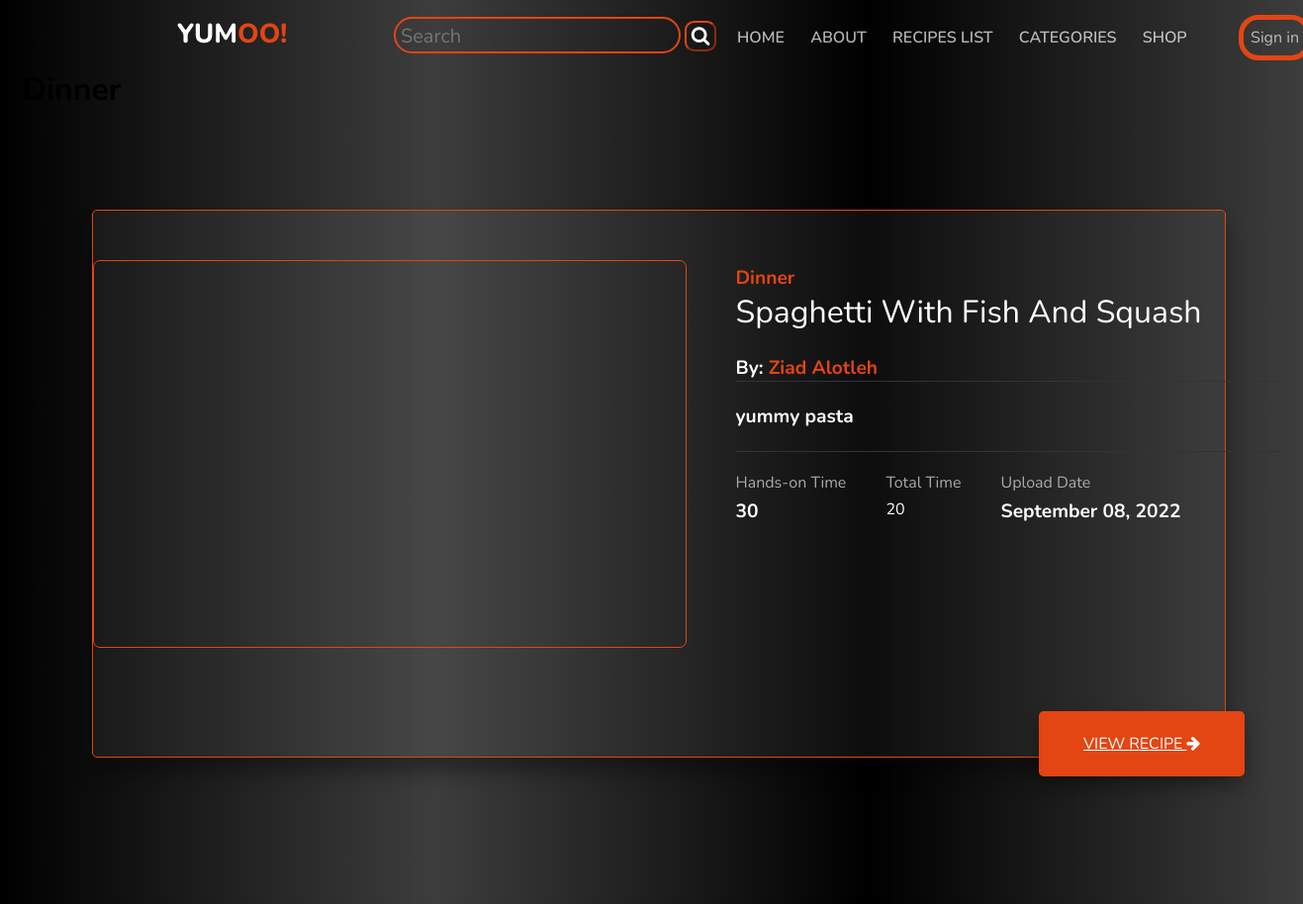
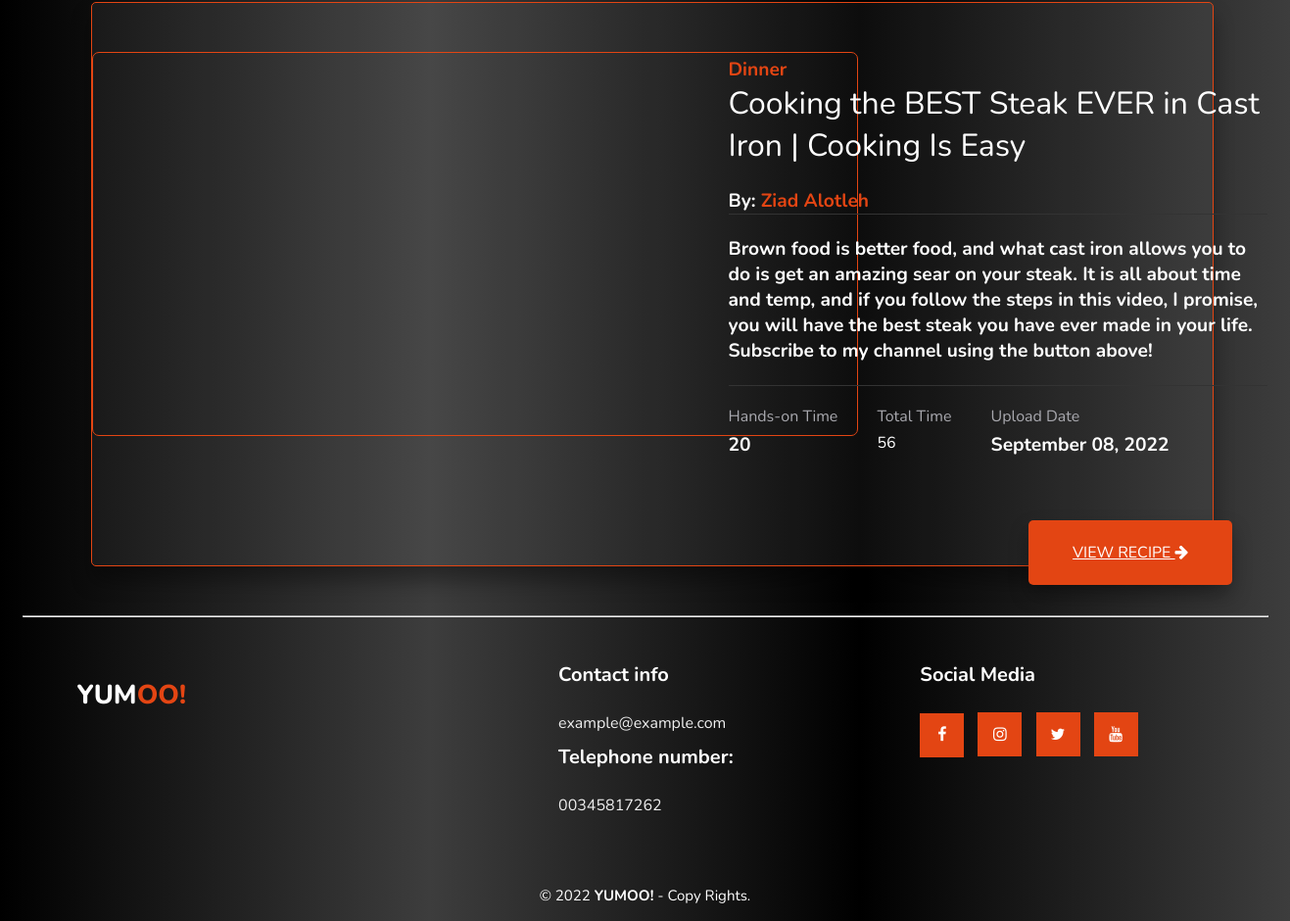
Page /category/Dinner/ on the committed database (2 pictures, top to bottom).
### recipe/models.py (models this page shows, shortened)
class Recipe(models.Model):
    author = models.ForeignKey(User, on_delete=models.CASCADE, null=True)
    title = models.CharField(max_length=200)
    description = models.TextField(max_length=500)
    ingredients = models.TextField(max_length=500)
    number_of_portions = models.CharField(max_length=100)
    preparation_time = models.CharField(max_length=30)
    total_time = models.CharField(max_length=30)
    upload_date = models.DateTimeField(auto_now_add=True)
    updated_date = models.DateTimeField(auto_now=True)
    video = models.FileField(upload_to='videos/', blank=True)
    likes = models.ManyToManyField(User, related_name='recipe_page', blank=True)
    category = models.CharField(max_length=30, null=True, blank=True, default="Other",
                                choices=recipe_category_choices
                                )
    external_video = EmbedVideoField(verbose_name="My online video",
                                     help_text="Your recipe video", blank=True
                                     )
    class Meta:
        ordering = ["pk"]

### user/models.py (models this page shows, shortened)
class Profile(models.Model):
    user = models.OneToOneField(User, on_delete=models.CASCADE)
    first_name = models.CharField(max_length=40, null=True)
    last_name = models.CharField(max_length=50, null=True)
    email = models.EmailField()
    website_url = models.CharField(max_length=255, blank=True, null=True)
    facebook_url = models.CharField(max_length=255, blank=True, null=True)
    twitter_url = models.CharField(max_length=255, blank=True, null=True)
    instagram_url = models.CharField(max_length=255, blank=True, null=True)
    pinterest_url = models.CharField(max_length=255, blank=True, null=True)
    country_of_origin = models.CharField(max_length=30, null=True, blank=True, default="CV", choices=COUNTRIES_CHOICES)
    biography = models.TextField()
    avatar = models.ImageField(default="default.png", upload_to='profile-pics')

### recipe/views.py (the view)
# urls.py: path('category/<str:cats>/', CategoryView, name='category'),
def CategoryView(request, cats):
    category_recipes = Recipe.objects.filter(category=cats.title())
    return render(request, 'recipes/categories.html',
                  {'cats': cats, 'category_recipes': category_recipes})

### cart/context_processors.py (called while the page is built)
def cart(request):
    return {'cart': Cart(request)}

### recipe/templates/recipes/categories.html (shortened to what this page needs)
{% extends "recipes/navbar_footer.html" %}
{% load static %}
{% load social_share %}
{% load hitcount_tags %}
{% load embed_video_tags %}
{% block content %}
<link rel="stylesheet" href="{% static '/css/recipes_list.css' %}" />
  <link
   rel="stylesheet"
   href="https://cdnjs.cloudflare.com/ajax/libs/font-awesome/5.14.0/css/all.min.css"
  />
    <link rel="stylesheet" href="https://cdnjs.cloudflare.com/ajax/libs/font-awesome/4.7.0/css/font-awesome.min.css">
{% if category_recipes %}
        <h1>{{ cats }}</h1>
  {% for recipe in category_recipes %}
 <body class="recipe_body">
  <div class="recipe_container">
      {% if recipe.external_video %}
            <div class="recipe_video">
          </div>
            <video class="recipe_video"
                   muted playsinline onmouseover="this.play()"
                   onmouseout="this.pause();this.currentTime=0;"
                         src="{{ recipe.video.url }}" type="video/mp4">
            </video>
      {% endif %}
   <div class="recipe_container_text">
       <p class="recipe_p">
          <a class="recipe_a" href="{% url 'recipe:category' recipe.category %}" >
              {{ recipe.category }}</a>
    </p>
    <h1 class="recipe_h1">{{ recipe.title }}</h1>
       <br>
    <p class="recipe_p">
       By: <a class="recipe_a" href="#" >
              {{ recipe.author.profile.first_name }} {{ recipe.author.profile.last_name }}</a>
    </p>
              <hr class="border_line">
       <br>
       <p class="recipe_p">
          {{ recipe.description }}
       </p>
       <br>
       <hr class="border_line">
    <div class="recipe_container_text_timing">
     <div class="recipe_container_text_timing_time">
      <h2 class="recipe_h2">Hands-on Time</h2>
      <p class="recipe_p">{{ recipe.preparation_time }}</p>
     </div>
     <div class="recipe_container_text_timing_time">
      <h2 class="recipe_h2">Total Time</h2>
      <p>{{ recipe.total_time }}</p>
     </div>
     <div class="recipe_container_text_timing_time">
      <h2 class="recipe_h2">Upload Date</h2>
      <p class="recipe_p">{{ recipe.upload_date |date:"F d, Y"}}</p>
     </div>
    </div>
        <button class="recipe_btn">
            <a href="{% url 'recipe:recipe_detail' recipe.pk %}" >
                view recipe
                <i class=" recipe_1 fa fa-arrow-right"></i>
            </a>
        </button>
   </div>
  </div>
 </body>
{% endfor %}
{% else %}
    <h4>Sorry this page doesn't exist</h4>
{% endif %}
{% endblock content %}

### static/css/navbar_footer.css (style rules this page uses)
* { padding: 0; margin: 0; font-family: 'Nunito', sans-serif; }
body { background: linear-gradient(to right , black,#3d3d3d, black, #3d3d3d ); }
:root { --persimmon: #e34513; }

### static/css/recipes_list.css (style rules this page uses)
.recipe_body { font-family: 'Nunito', sans-serif; place-items: center; min-height: 100vh; margin: 0; width: 100%; }
.recipe_container { margin-top: 100px; margin-bottom: 50px; margin-left: 70px; display: grid; padding: 50px 0 100px 0; background-color: rgba(255, 255, 255, 0.05); width: 90%; position: relative; grid-template-columns: 600px 600px; border-radius: 5px; box-shadow: 0 15px 20px rgba(0, 0, 0, 0.356); justify-content: space-evenly; border: solid 1px var(--persimmon); }
.recipe_video { height: 390px; margin-left: 0; border: 1px solid #e34513; border-radius: 7px 7px 7px 7px; margin-bottom: 10px; }
.border_line { border: none; height: 1px; background-color: #333; }
.recipe_btn { position: absolute; bottom: -20px; right: -20px; border: none; outline: none; display: flex; align-items: center; background-color: var(--persimmon); padding: 22px 45px; border-radius: 5px; cursor: pointer; box-shadow: 0 10px 20px rgba(0, 0, 0, 0.294); }
.recipe_btn a { color: #FFFFFF; font-size: 1rem; text-transform: uppercase; }
.recipe_container_text { padding: 5px 0 0 50px; color: #FFFFFF; }
.recipe_h1 { color: white; font-weight: 400; }
.recipe_p { font-size: 0.9rem; }
.recipe_container_text_timing { display: flex; margin: 20px 0 10px; }
.recipe_container_text_timing_time { margin-right: 40px; }
.recipe_h2 { margin-bottom: 5px; font-size: 1rem; font-weight: 400; color: #a9a9af; }
.recipe_p { color: white; font-weight: bold; font-size: 1.2rem; }
.recipe_a { text-decoration: none; color: var(--persimmon); }

### rows in the picture
Recipe: category "Dinner", title "Spaghetti With Fish And Squash", author.profile.first_name "Ziad", author.profile.last_name "Alotleh", description "yummy pasta", preparation_time "30", total_time "20", upload_date "September 08, 2022"
Recipe: title "Cooking the BEST Steak EVER in Cast Iron | Cooking Is Easy", description "Brown food is better food, and what cast iron allows you to do is get an amazing sear on your steak. It is all about time and temp, and if you follow the steps in this video, I promise, you will have the best steak you have ever made in your life. Subscribe to my channel using the button above!", preparation_time "20", total_time "56", upload_date "September 08, 2022"
